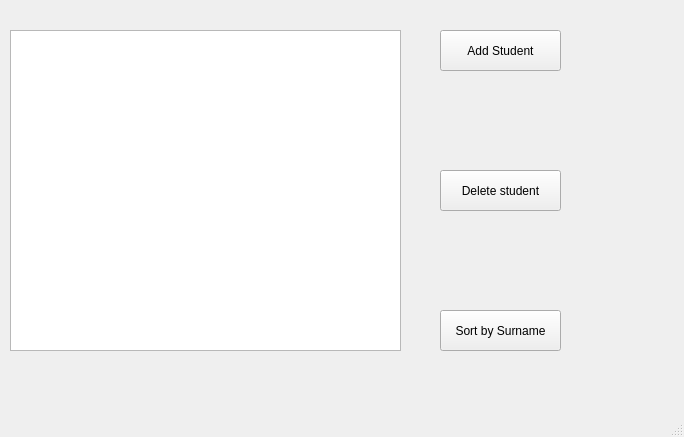
<?xml version="1.0" encoding="UTF-8"?>
<ui version="4.0">
 <class>MainWindow</class>
 <widget class="QMainWindow" name="MainWindow">
  <property name="geometry">
   <rect>
    <x>0</x>
    <y>0</y>
    <width>684</width>
    <height>437</height>
   </rect>
  </property>
  <property name="windowTitle">
   <string>MainWindow</string>
  </property>
  <widget class="QWidget" name="centralwidget">
   <widget class="QTableView" name="tableView">
    <property name="geometry">
     <rect>
      <x>10</x>
      <y>30</y>
      <width>391</width>
      <height>321</height>
     </rect>
    </property>
   </widget>
   <widget class="QPushButton" name="pushButton">
    <property name="geometry">
     <rect>
      <x>440</x>
      <y>30</y>
      <width>121</width>
      <height>41</height>
     </rect>
    </property>
    <property name="text">
     <string>Add Student</string>
    </property>
   </widget>
   <widget class="QPushButton" name="pushButton_2">
    <property name="geometry">
     <rect>
      <x>440</x>
      <y>170</y>
      <width>121</width>
      <height>41</height>
     </rect>
    </property>
    <property name="text">
     <string>Delete student</string>
    </property>
   </widget>
   <widget class="QPushButton" name="pushButton_3">
    <property name="geometry">
     <rect>
      <x>440</x>
      <y>310</y>
      <width>121</width>
      <height>41</height>
     </rect>
    </property>
    <property name="text">
     <string>Sort by Surname</string>
    </property>
   </widget>
  </widget>
  <widget class="QMenuBar" name="menubar">
   <property name="geometry">
    <rect>
     <x>0</x>
     <y>0</y>
     <width>684</width>
     <height>21</height>
    </rect>
   </property>
  </widget>
  <widget class="QStatusBar" name="statusbar"/>
 </widget>
 <resources/>
 <connections/>
</ui>
